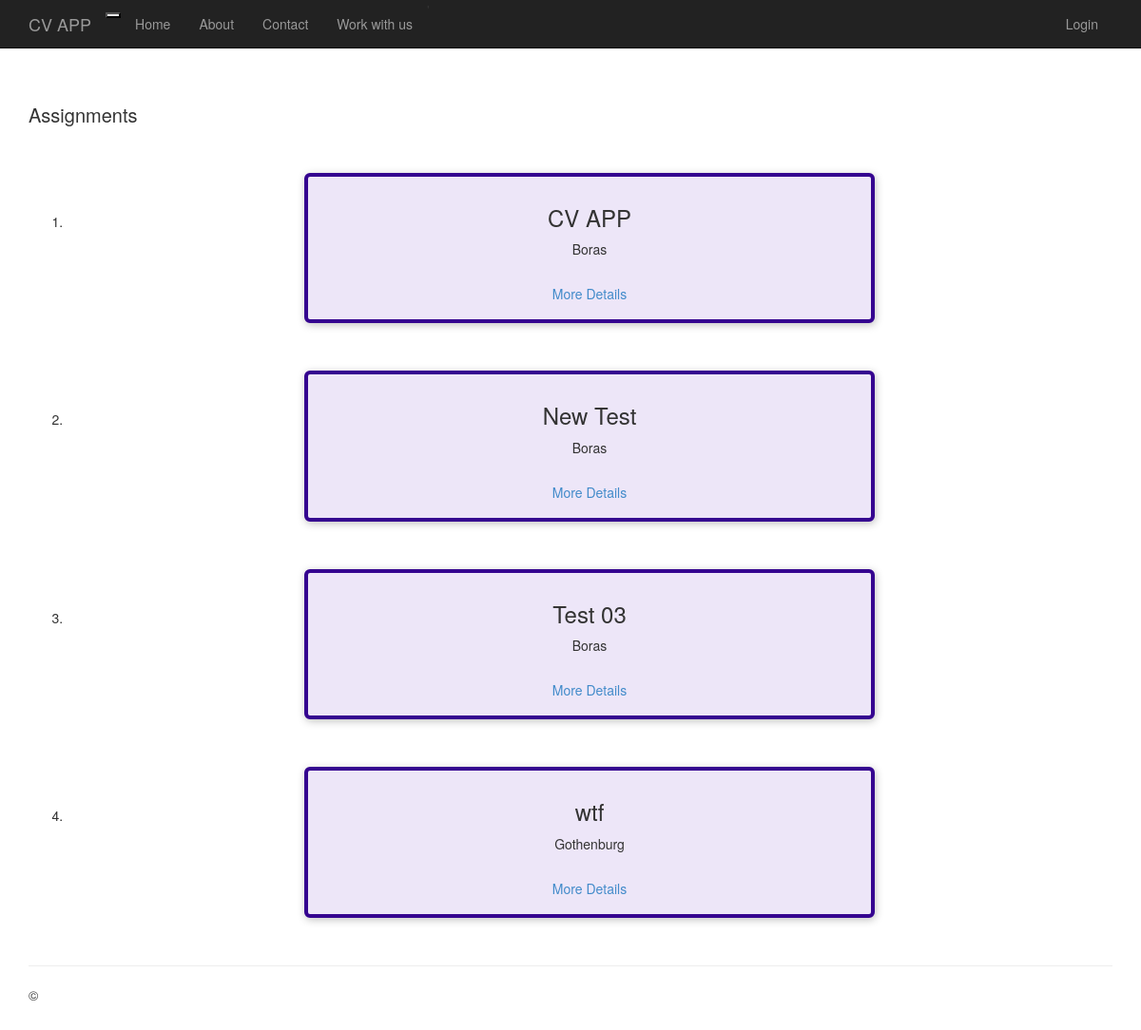
The app's page /assignment/, older data.
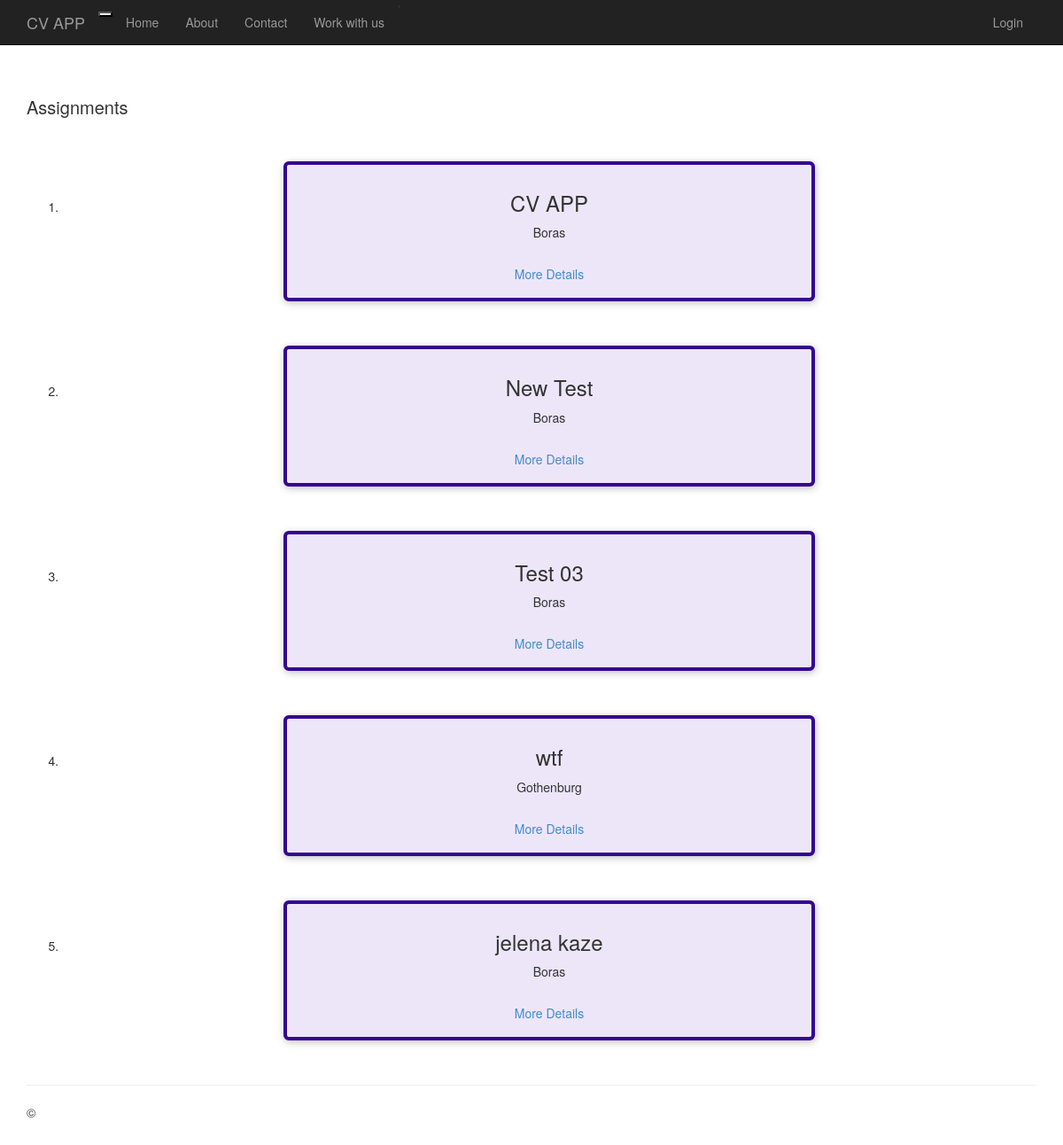
The same page, newer data.
### assignment/models.py (models this page shows, shortened)
class Assignment(models.Model):
    title = models.CharField(max_length=200)
    slug = models.SlugField(unique=True)
    data = models.DateField(blank=True, null=True)
    description = models.TextField()
    location = models.ForeignKey(Location, on_delete=models.CASCADE)
    applicant=models.ManyToManyField(Applicant,blank=True, null=True)

class Location(models.Model):
    name = models.CharField(max_length=200)
    adress = models.CharField(max_length=300)

### assignment/views.py (the view)
# urls.py: path('assignment/', views.index, name='all-assignments'),
def index(request):
    assignments = Assignment.objects.all()
    return render(request, 'assignment/index.html',
                  {'isActive': True, 'assignments': assignments})

### assignment/templates/assignment/index.html
{% extends "app/layout.html" %}
{% load static %}
{% block content %}
<section>
  <h2>Assignments</h2>
  <ol>
    {% for assignment_item in assignments %}
      {% include 'assignment/includes/assignment-item.html' with title=assignment_item.title location=assignment_item.location.name slug=assignment_item.slug %}
    {% endfor %}
  </ol>
</section>
{% endblock %}

### app/templates/app/layout.html (shortened to what this page needs)
<!DOCTYPE html>
<html>
<head>
    {% load staticfiles %}
    <link rel="stylesheet" type="text/css" href="{% static 'app/content/bootstrap.min.css' %}" />
    <link rel="stylesheet" type="text/css" href="{% static 'app/content/site.css' %}" />
    <link rel="stylesheet" href="{% static 'assignment/styles/details.css' %}">
</head>
<body>
    <div class="navbar navbar-inverse navbar-fixed-top">
        <div class="container">
            <div class="navbar-header">
                <button type="button" class=" " data-toggle="collapse" data-target=".navbar-collapse">
                </button>
                <a href="/" class="navbar-brand">CV APP </a>
            </div>
            <div class="navbar-collapse collapse">
                <ul class="nav navbar-nav">
                    <li><a href="{% url 'home' %}">Home</a></li>
                    <li><a href="{% url 'about' %}">About</a></li>
                    <li><a href="{% url 'contact' %}">Contact</a></li>'
                     <li><a href="{% url 'all-assignments' %}">Work with us </a></li>
                </ul>
                <div>
                    <ul class="nav navbar-nav navbar-right">
                      {% if request.user.is_authenticated %}
                      <li><a href="{% url 'profile' %}">{{ user.username}} </a></li>
                     <li><a href="{% url 'logout' %}">Logout </a></li>
                      {% else %}
                      <li><a href="{% url 'login' %}">Login </a></li>
                      {% endif  %}
                     </ul>
                </div>
            </div>
        </div>
    </div>
    <div class="container body-content">
{% block content %}{% endblock %}
        <hr/>
        <footer>
            <p>&copy; {{ year }} </p>
        </footer>
    </div>
</body>
</html>

### assignment/templates/assignment/includes/assignment-item.html
<li class="assignment-item">
  <article>
    <div class="assignment-summary">
      <div class="assignment-details">
        <h3>{{ title }}</h3>
        <address>{{ location }}</address>
      </div>
    </div>
    <div class="assignment-actions">
       <a href="{% url 'assignment-details' slug %}" class="btn">More Details</a>
    </div>
  </article>
</li>

### app/static/app/content/site.css (style rules this page uses)
body { padding-top: 50px; padding-bottom: 20px; }
.body-content { padding-left: 15px; padding-right: 15px; }

### assignment/static/assignment/styles/details.css (style rules this page uses)
article { max-width: 60rem; margin: 5rem auto; border-radius: 6px; background-color: #ede6f8; border: 4px solid #350490; box-shadow: 1px 2px 8px rgba(0, 0, 0, 0.25); position: relative; padding: 1rem; text-align: center; }
section:first-of-type { margin-top: 6rem; }
h2 { font-size: 2rem; }

Row changes from the older to the newer data that the page shows:
added Assignment: title "jelena kaze", {{ location }} "Boras"
